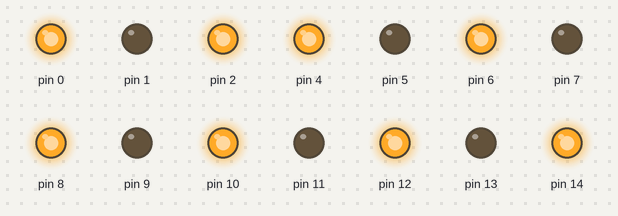
A sketch run on a simulated Arduino Uno, built with avr-gcc and run on an emulated ATmega328P. On the bench: output pins drawn as LEDs (lit = HIGH).

Above: at 0.5 s.
At 1.5 s:
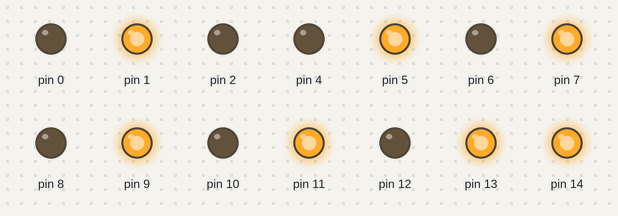
At 2.3 s:
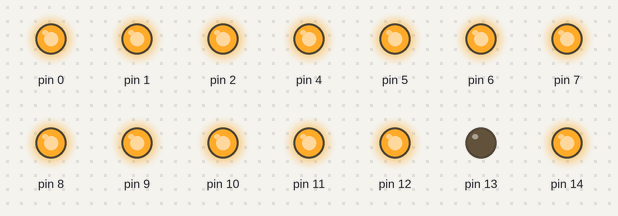
At 3.5 s:
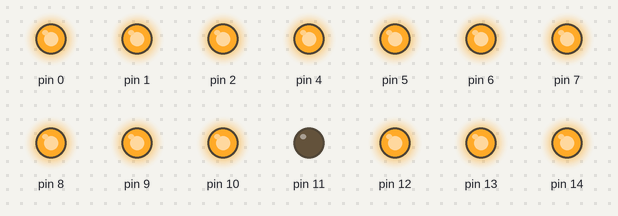
At 5.9 s:
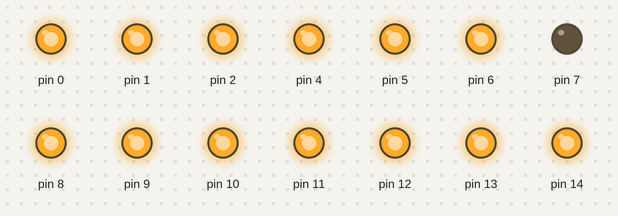
At 10.1 s:
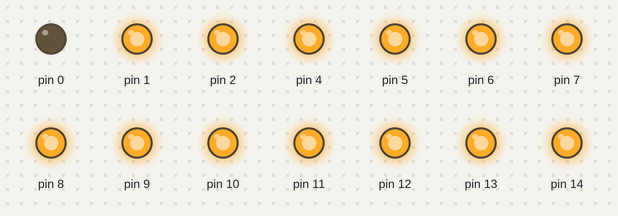
Timing chart, 0 to 12.0 s (numbered marks = the images above):
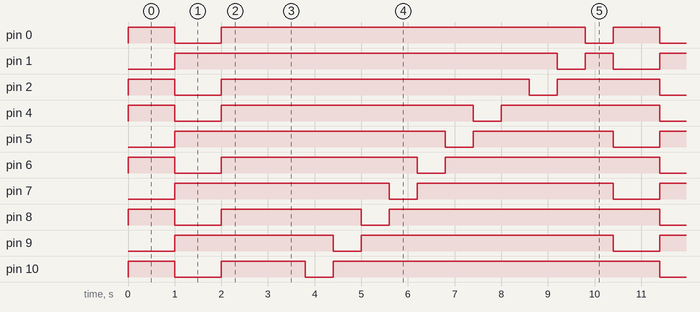

The sketch:

ANDES_Q1_TEST.ino
```cpp
void setup() {
for(int i=0;i<=15;i++){
  if(i==3){ //D3腳位連接到蜂鳴器 如果讓他輸出會一直叫
   }
  else{
      pinMode(i,OUTPUT);
    }
  }
}

void loop() {
for(int i=0;i<=15;i++){
  if(i%2==1){
    digitalWrite(i, LOW);
    }
  else{
    digitalWrite(i, HIGH);
    }
  }
delay(1000);
for(int i=0;i<=13;i++){
  if(i%2==1){
    digitalWrite(i, HIGH);
    }
  else{
    digitalWrite(i, LOW);
    }
  }
delay(1000);
for(int i=13;i>=0;i-- ){
  digitalWrite(i, HIGH);
}
for(int i=13;i>=0;i-- ){
digitalWrite(i, LOW);
delay(600);
digitalWrite(i, HIGH);
  }
}
```

Measured:
- by itself, pin 0: repeats every 10.4 s: LOW 1.0 s, HIGH 7.8 s, LOW 0.60 s, HIGH 1.0 s
- by itself, pin 1: repeats every 10.4 s: LOW 0.60 s, HIGH 0.60 s, LOW 1.0 s, HIGH 8.2 s
- by itself, pin 2: repeats every 10.4 s: LOW 1.0 s, HIGH 6.6 s, LOW 0.60 s, HIGH 2.2 s
- by itself, pin 4: repeats every 10.4 s: LOW 1.0 s, HIGH 5.4 s, LOW 0.60 s, HIGH 3.4 s
- by itself, pin 5: repeats every 10.4 s: LOW 0.60 s, HIGH 3.0 s, LOW 1.0 s, HIGH 5.8 s
- by itself, pin 6: repeats every 10.4 s: LOW 1.0 s, HIGH 4.2 s, LOW 0.60 s, HIGH 4.6 s
- by itself, pin 7: repeats every 10.4 s: LOW 0.60 s, HIGH 4.2 s, LOW 1.0 s, HIGH 4.6 s
- by itself, pin 8: repeats every 10.4 s: LOW 1.0 s, HIGH 3.0 s, LOW 0.60 s, HIGH 5.8 s
